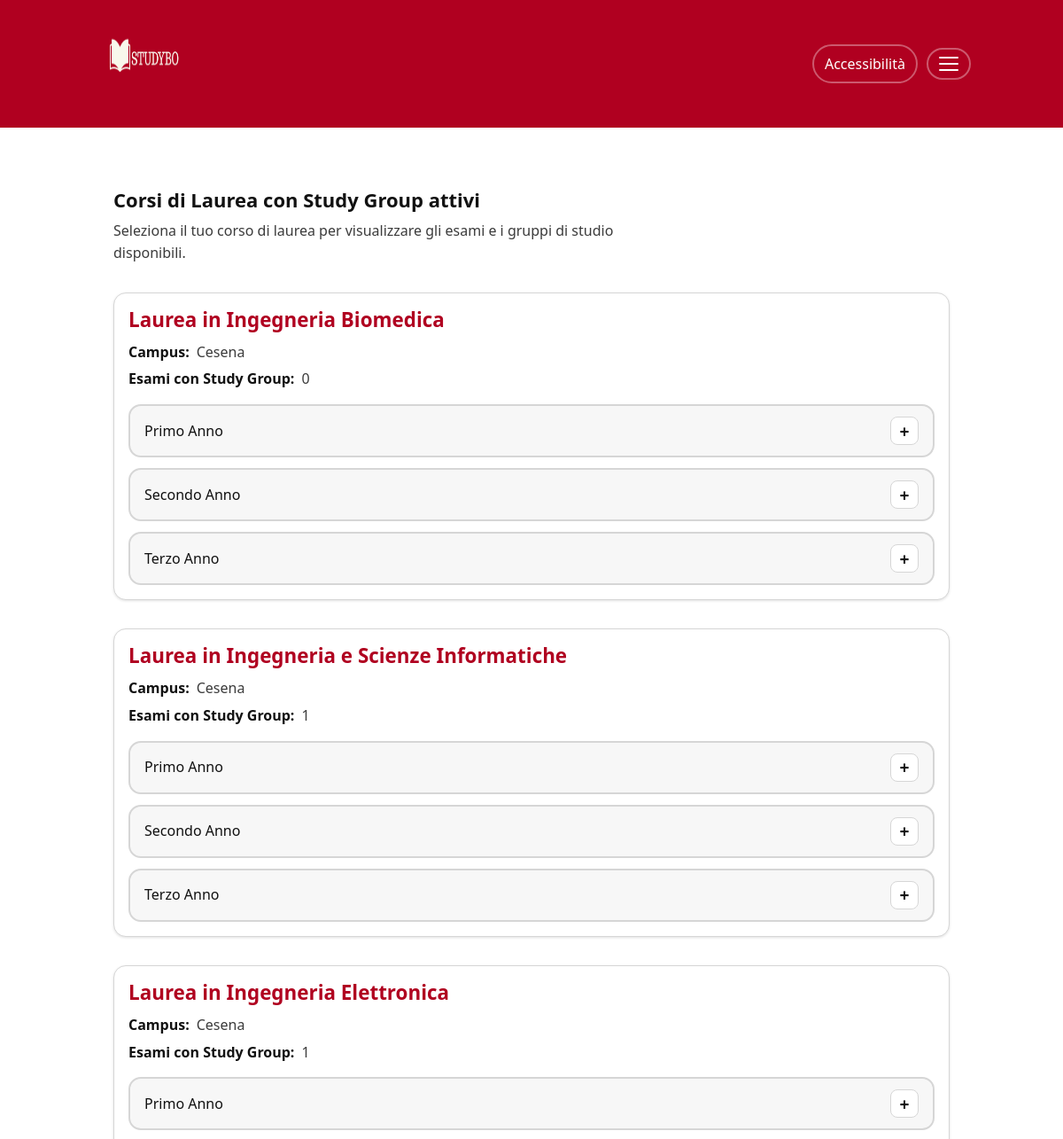
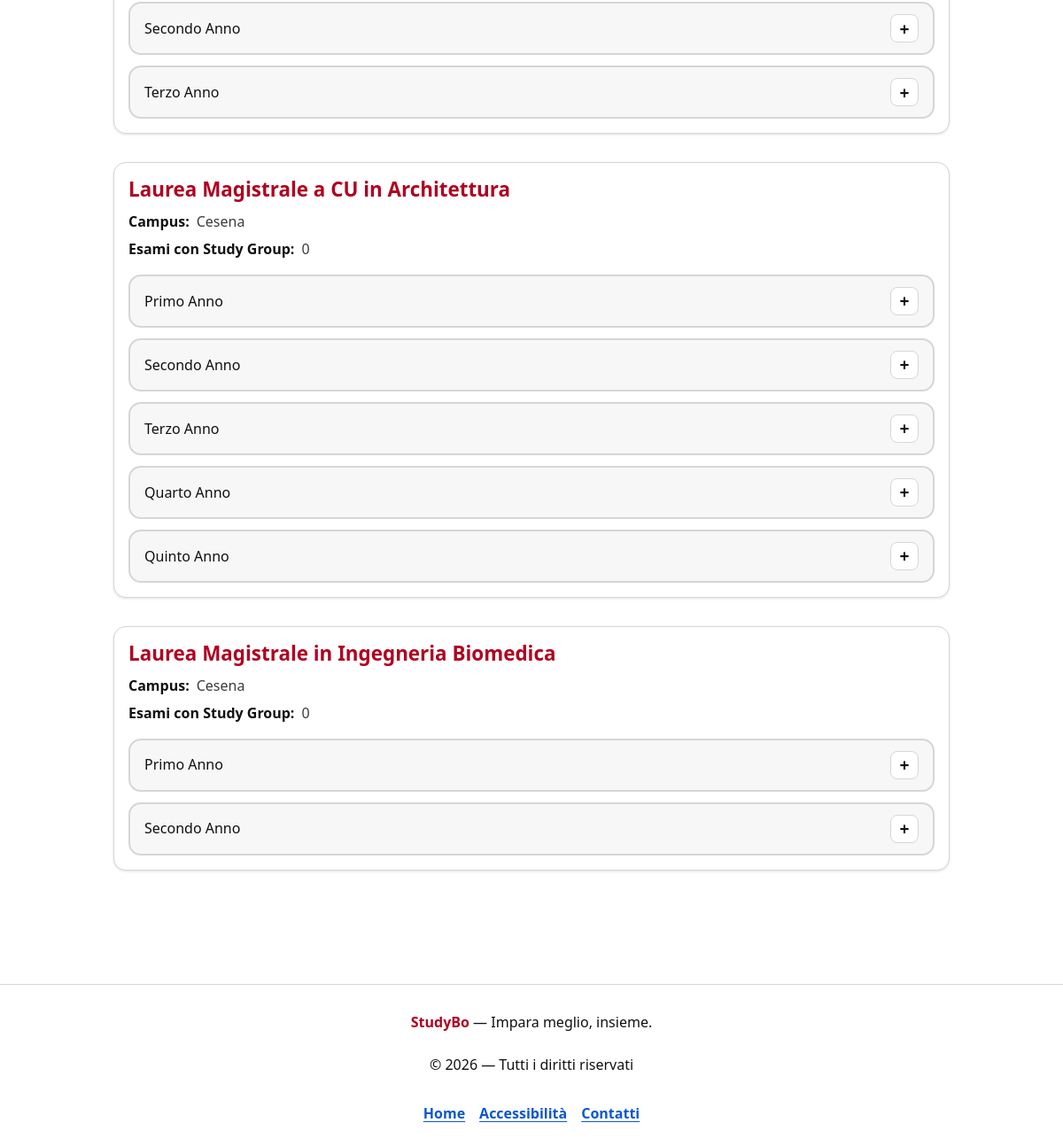
/elenco-cdl.php (signed in), run on an earlier commit of the app's database (2 pictures, top to bottom).
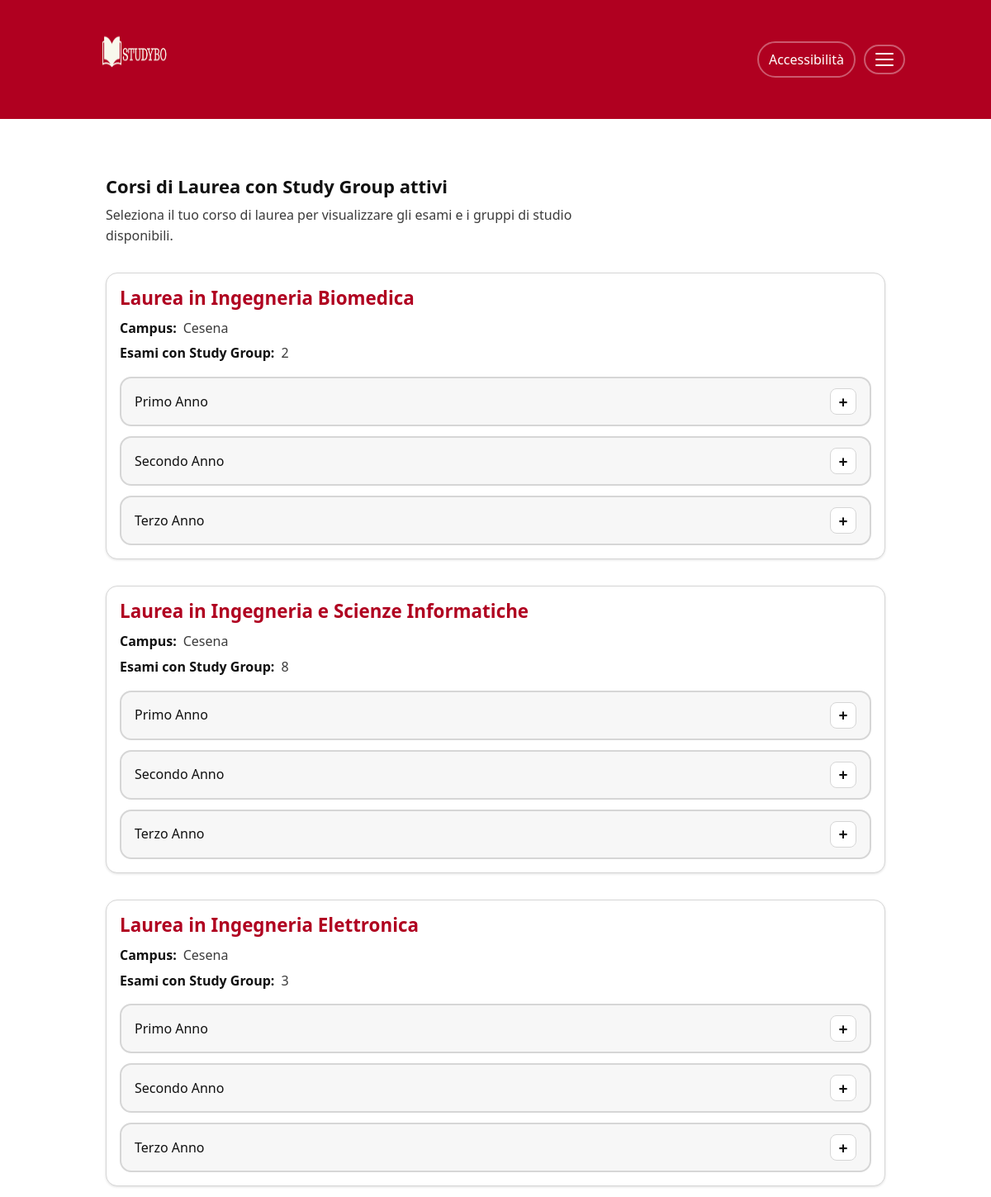
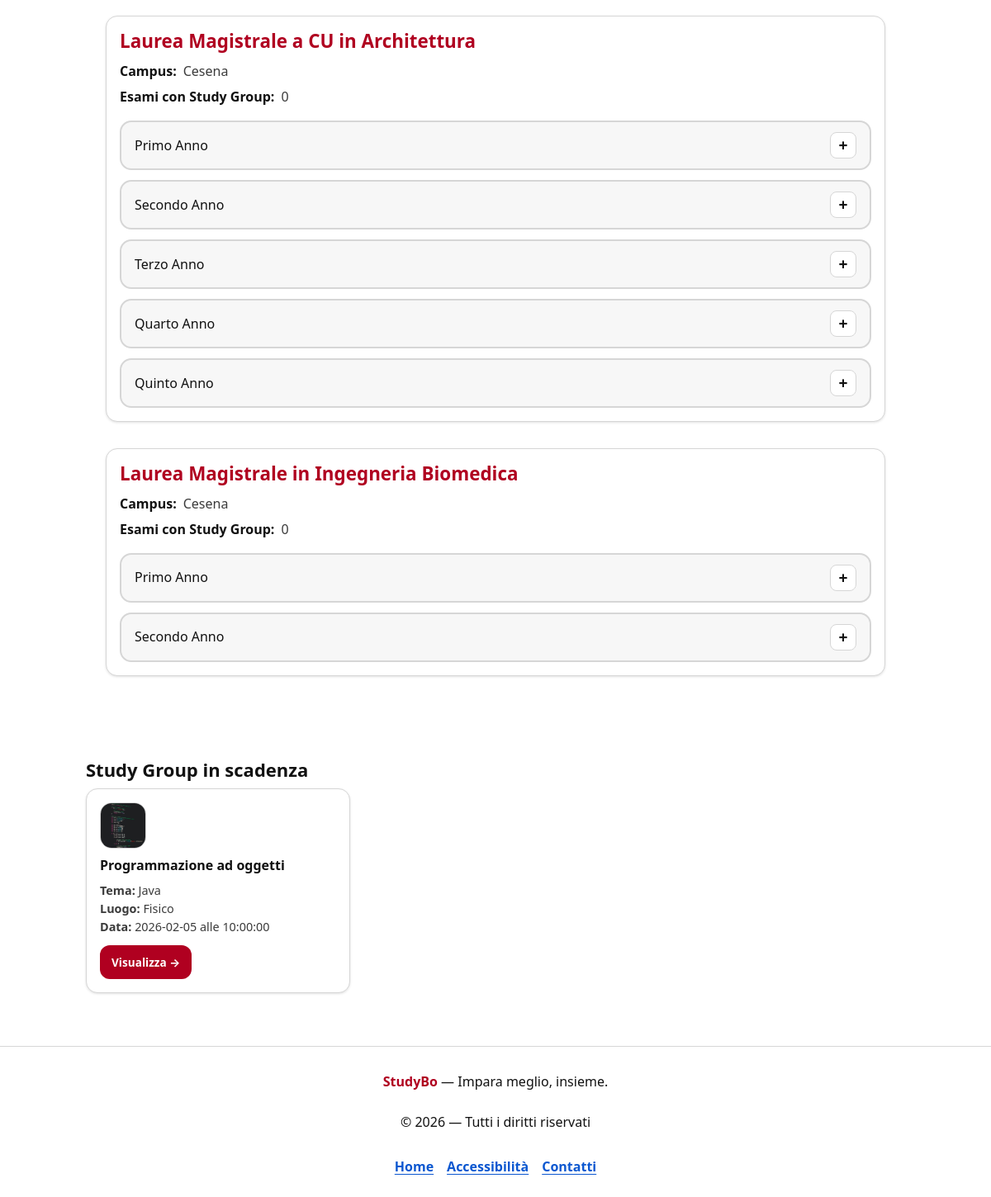
And on a later commit of the database (2 pictures, top to bottom).
### tables this page shows
CREATE TABLE `cdl` (
  `idcdl` int(11) NOT NULL,
  `nomecdl` char(200) NOT NULL,
  `sede` char(30) NOT NULL,
  `img` char(100) NOT NULL,
  `durata` int(11) NOT NULL,
  `descrizionecdl` longtext NOT NULL
);

CREATE TABLE `studygroup` (
  `idcdl` int(11) NOT NULL,
  `idesame` int(11) NOT NULL,
  `idstudygroup` int(11) NOT NULL,
  `idlingua` char(5) NOT NULL,
  `tema` char(30) NOT NULL,
  `luogo` char(20) NOT NULL,
  `dettaglioluogo` text NOT NULL,
  `data` date NOT NULL,
  `ora` time NOT NULL,
  `amministratoresg` char(100) NOT NULL
);

CREATE TABLE `esame` (
  `idcdl` int(11) NOT NULL,
  `idesame` int(11) NOT NULL,
  `nomeesame` char(100) NOT NULL,
  `annoesame` int(11) NOT NULL,
  `imgesame` char(100) NOT NULL,
  `principale` tinyint(1) NOT NULL
);

### elenco-cdl.php (called while the page is built)
<?php
require_once 'bootstrap.php';
$templateParams["titolo"] = "StudyBo - Elenco Corsi di Laurea";
$templateParams["nome"] = "elenco-cdl.php";
$templateParams["cdl"] = $dbh->getCdl();
$templateParams["esami"] = $dbh->getEsami();
$templateParams["studygroupscadenza"] = $dbh->getStGrScad();
$templateParams["numstudygr"] = $dbh->getStGrAtt();
if(isset($_SESSION["username"])){
    $templateParams["amministratore"] = $dbh->isAdmin($_SESSION["username"])[0]["amministratore"];
    $templateParams["nomeutente"] = $dbh->getNameUser($_SESSION["username"])[0]["nome"];
} else {
    $templateParams["amministratore"] = 9;
    $templateParams["nomeutente"] = "";
}
require 'template/base.php';
?>

### db/DatabaseHelper.php (called while the page is built, shortened)
<?php
class DatabaseHelper {
    private $db;
    public function __construct($servername, $username, $password, $dbname, $port){
        $this->db = new mysqli($servername, $username, $password, $dbname, $port);
    }
    public function isAdmin($u){
        $stmt = $this->db->prepare("SELECT amministratore FROM user WHERE username = ?");
        $stmt->bind_param('s', $u);
        $stmt->execute();
        return $stmt->get_result()->fetch_all(MYSQLI_ASSOC);
    }
    public function getUser($u){
        $stmt = $this->db->prepare("SELECT * FROM user WHERE username = ?");
        $stmt->bind_param('s', $u);
        $stmt->execute();
        return $stmt->get_result()->fetch_all(MYSQLI_ASSOC);
    }
    public function getNameUser($u){ return $this->getUser($u); }
    public function getAllCdl(){ return $this->db->query("SELECT * FROM cdl ORDER BY nomecdl")->fetch_all(MYSQLI_ASSOC); }
    public function getStGrScad(){
        return $this->db->query("SELECT S.*, E.nomeesame, E.imgesame FROM studygroup S JOIN esame E ON S.idesame = E.idesame WHERE S.data = CURRENT_DATE ORDER BY S.ora")->fetch_all(MYSQLI_ASSOC);
    }
    public function getStGrAtt(){
        return $this->db->query("SELECT idcdl, idesame FROM studygroup WHERE data >= CURRENT_DATE GROUP BY idcdl, idesame")->fetch_all(MYSQLI_ASSOC);
    }
    public function getCdl(){
        return $this->getAllCdl();
    }
    public function getEsami(){
        $query = "SELECT
                    E.idcdl, E.idesame, E.nomeesame, E.imgesame, E.annoesame,
                    IFNULL(S.sgattivi, 0) AS sgattivi
                FROM esame E
                LEFT JOIN (
                    SELECT idcdl, idesame, COUNT(*) AS sgattivi
                    FROM studygroup
                    WHERE data >= CURRENT_DATE
                    GROUP BY idcdl, idesame
                ) S ON (E.idcdl = S.idcdl AND E.idesame = S.idesame)
                GROUP BY E.idcdl, E.idesame, E.nomeesame, E.annoesame, E.imgesame";
        $stmt = $this->db->prepare($query);
        $stmt->execute();
        return $stmt->get_result()->fetch_all(MYSQLI_ASSOC);
    }
}
?>

### bootstrap.php (called while the page is built, shortened)
<?php
require_once 'db/DatabaseHelper.php';
require_once("utils/functions.php");
$dbh = new DatabaseHelper(DB_HOST, DB_USER, DB_PASS, DB_NAME, DB_PORT);
?>

### utils/functions.php (called while the page is built, shortened)
<?php
function e($string) {
    return htmlspecialchars((string)$string, ENT_QUOTES, 'UTF-8');
}
?>

### template/elenco-cdl.php (the view, shortened to what the changed rows need)
<main class="pagina">
    <header class="section-head">
        <h2>Corsi di Laurea con Study Group attivi</h2>
    </header>
    <section class="el-cdl">
        <?php foreach ($templateParams["cdl"] as $cdl) : ?>
            <article class="sezione">
                <div class="card-corso">
                    <div class="card-text">
                        <h3 class="card-title">
                            <?php echo $cdl["nomecdl"]; ?>
                        </h3>
                        <div class="card-dl">
                            <div><dt>Campus:</dt> <dd><?php echo $cdl["sede"]; ?></dd></div>
                            <div><dt>Esami con Study Group:</dt> <dd>
                                <?php
                                $e = 0;
                                foreach ($templateParams["numstudygr"] as $esamistgr) {
                                    if ($esamistgr["idcdl"] == $cdl["idcdl"]) $e++;
                                }
                                echo $e;
                                ?>
                            </dd></div>
                        </div>
                    </div>
                    <div class="anni-cdl">
                        <?php for ($i = 1; $i <= $cdl["durata"]; $i++) : ?>
                            <div class="anno-box">
                                <div class="anno-header"
                                     id="header-<?php echo $i . $cdl["idcdl"]; ?>"
                                     onclick="toggleAnno('<?php echo $i . $cdl['idcdl']; ?>')">
                                    <span>
                                        <?php
                                        $label = ["", "Primo", "Secondo", "Terzo", "Quarto", "Quinto"];
                                        echo $label[$i] ?? $i . "°";
                                        ?> Anno
                                    </span>
                                    <span class="anno-arrow">+</span>
                                </div>
                            </div>
                        <?php endfor; ?>
                    </div>
                </div>
            </article>
        <?php endforeach; ?>
    </section>
</main>

### template/base.php (shortened to what the changed rows need)
<!DOCTYPE html>
<html lang="it">
<head>
    <link rel="stylesheet" href="style.css?v=1.1"/>
    </head>
<body onload="typeof checkNotifica === 'function' && checkNotifica()">
    <main class="pagina" id="contenuto">
        <?php
        if (isset($templateParams["nome"])) {
            $view = __DIR__ . '/' . ltrim($templateParams["nome"], '/\\');
            require $view;
        }
        ?>
        <?php if(isset($templateParams["studygroupscadenza"]) && !empty($templateParams["studygroupscadenza"])): ?>
        <section class="sezione" aria-labelledby="scadenze-sidebar-title">
            <div class="section-head">
                <h2 id="scadenze-sidebar-title">Study Group in scadenza</h2>
            </div>
            <div class="griglia-corsi">
                <?php foreach($templateParams["studygroupscadenza"] as $cardstudygr): ?>
                    <article class="card-corso">
                        <div class="card-icon">
                            <img src="img/esami/<?php echo $cardstudygr["imgesame"]; ?>" alt="">
                        </div>
                        <h3 class="card-title"><?php echo e($cardstudygr["nomeesame"]); ?></h3>
                        <ul class="card-meta">
                            <li><strong>Tema:</strong> <?php echo e($cardstudygr["tema"]); ?></li>
                            <li><strong>Luogo:</strong> <?php echo e($cardstudygr["luogo"]); ?></li>
                            <li><strong>Data:</strong> <?php echo e($cardstudygr["data"]); ?> alle <?php echo e($cardstudygr["ora"]); ?></li>
                        </ul>
                        <a class="btn-primary btn-small" href="studygroup.php?idcdl=<?php echo $cardstudygr["idcdl"]; ?>&idesame=<?php echo $cardstudygr["idesame"]; ?>&idstudygroup=<?php echo $cardstudygr["idstudygroup"]; ?>">Visualizza →</a>
                    </article>
                <?php endforeach; ?>
            </div>
        </section>
        <?php endif; ?>
    </main>
</body>
</html>

What changed in the data, as far as the page shows it:
computed for cdl "Laurea in Ingegneria Biomedica": e "0" → "2"
computed for cdl "Laurea in Ingegneria e Scienze Informatiche": e "1" → "8"
computed for cdl "Laurea in Ingegneria Elettronica": e "1" → "3"
added studygroup: esame.imgesame (picture), esame.nomeesame "Programmazione ad oggetti", tema "Java", luogo "Fisico", data "2026-02-05", ora "10:00:00"
Also different on the page:
text now shown: "Study Group in scadenza"
